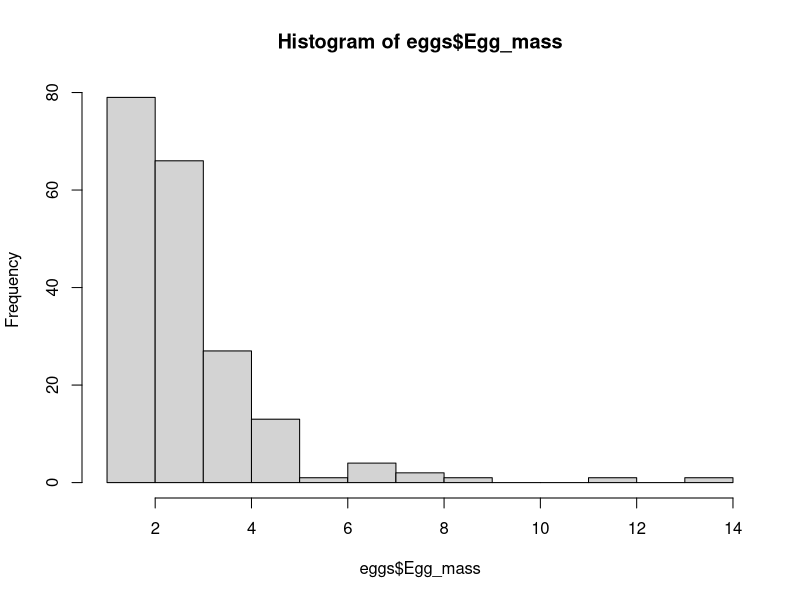
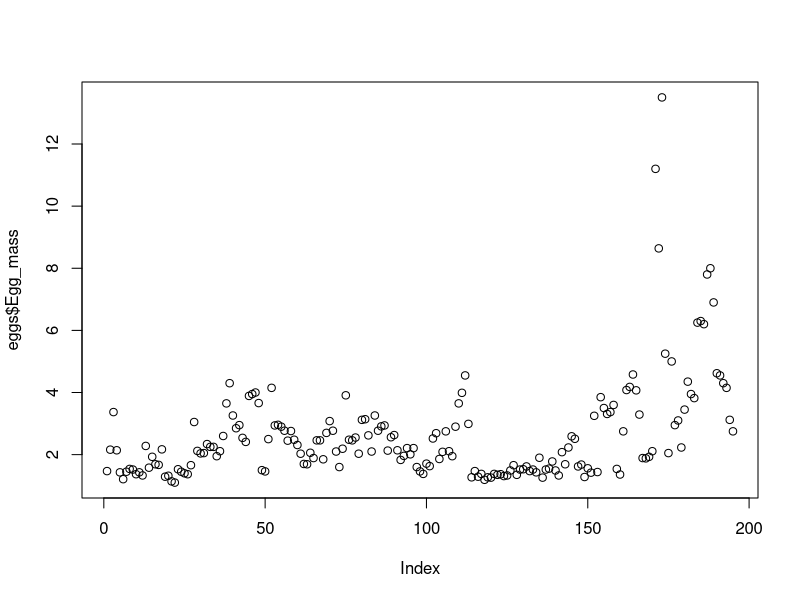
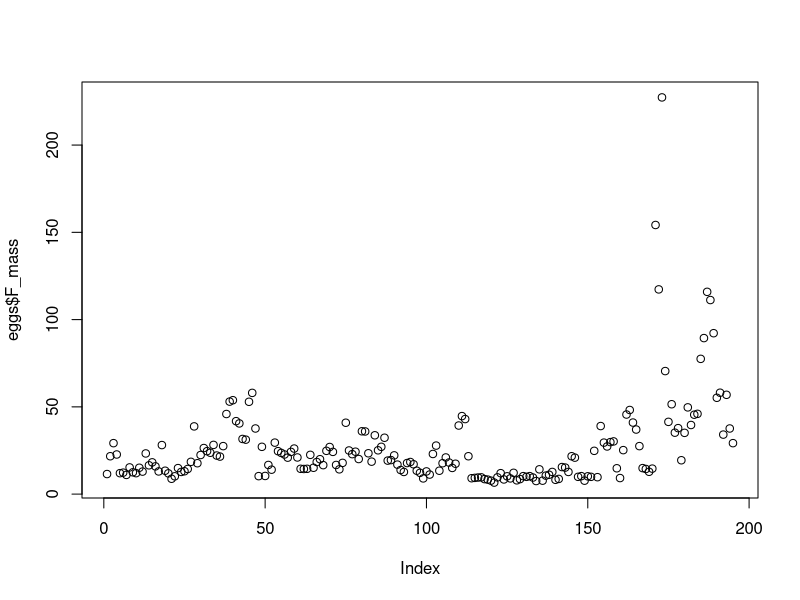
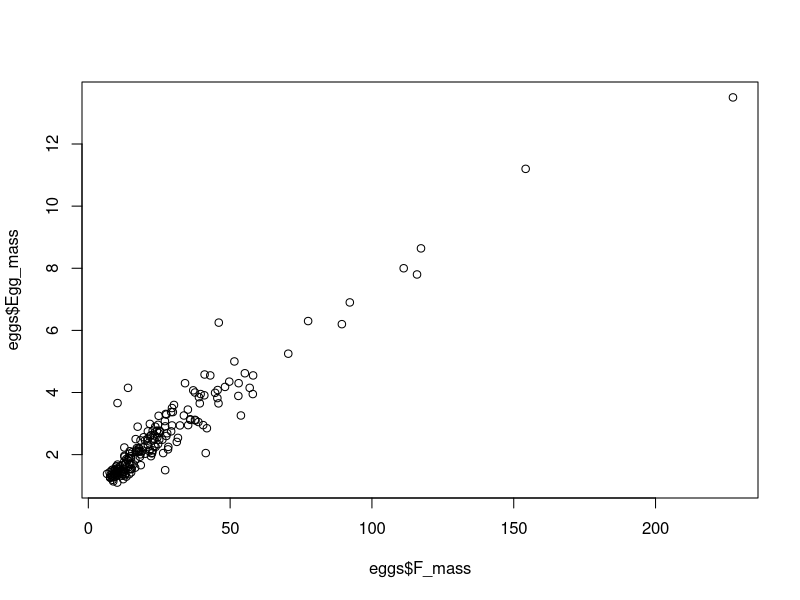
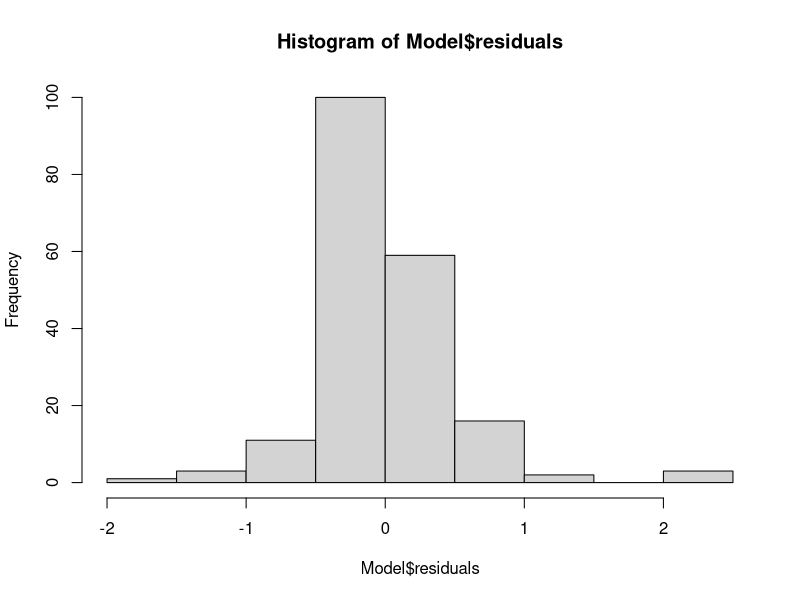
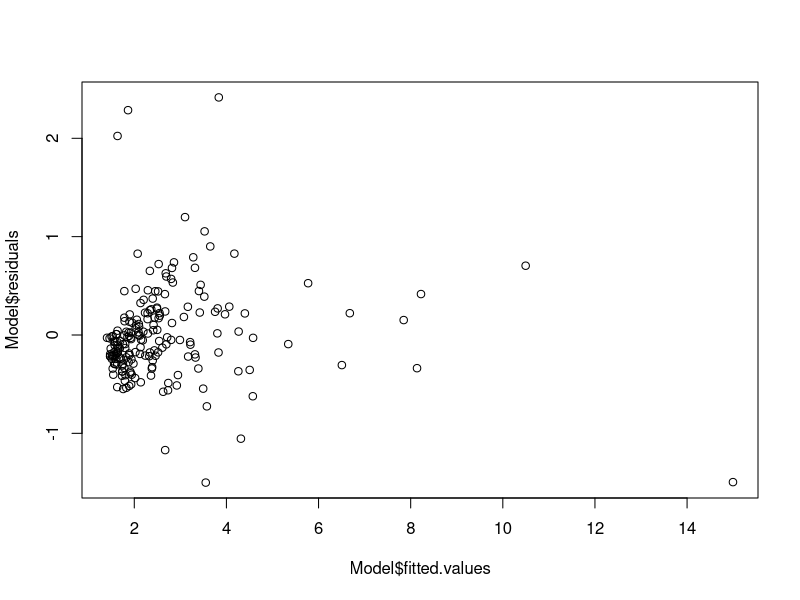
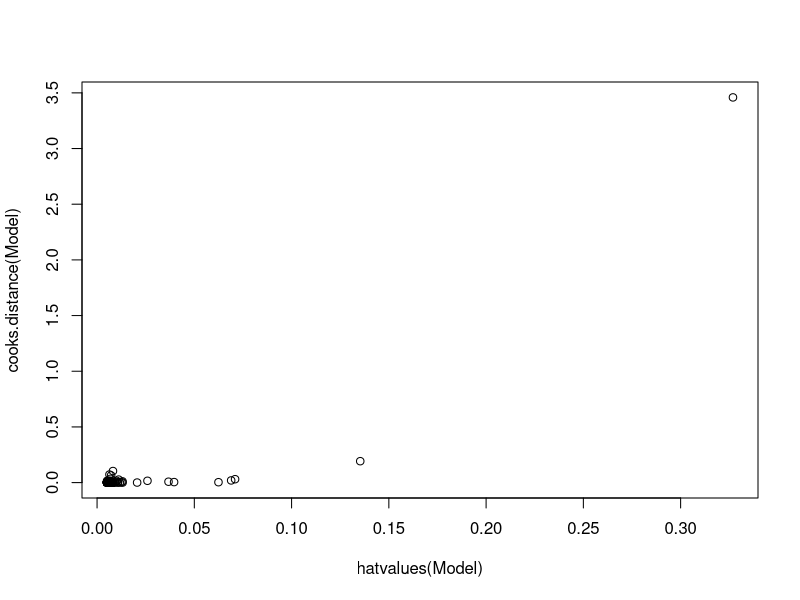
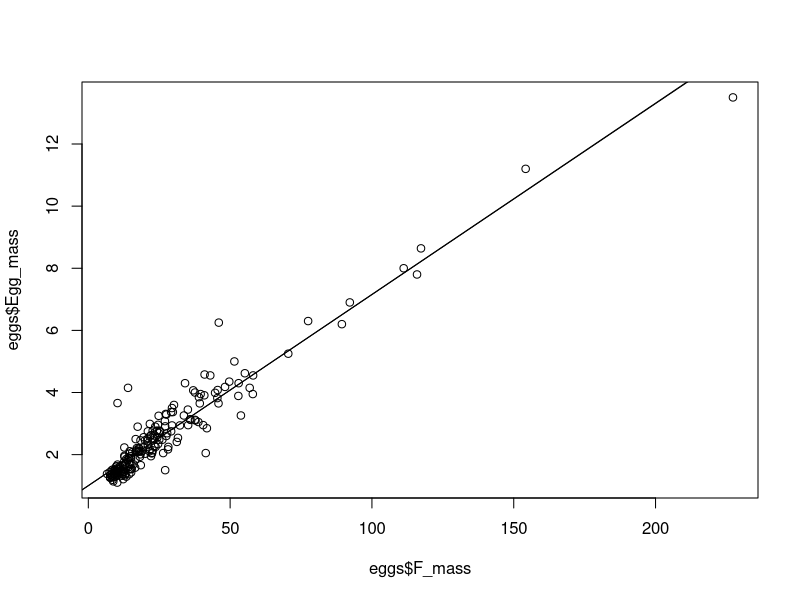

Generate these figures, in order, with R:
## ---- chunk 1
knitr::opts_chunk$set(echo = TRUE)
answer_sheet <- TRUE # Put this to TRUE to generate the workshop sheet with answers, FALSE to generate the worskhop sheet without answers
## ---- chunk 2
#Set working directory to your BI3010 folder using the drop down menu: session > set working directory > choose directory
eggs <- read.table("FinchEggs.txt", header = TRUE)
## ---- chunk 3
# The hypothesis being rather trivial, hypothesis-testing is not particularly helpful here, if not counter-productive (why run a statistical test for something quite so obvious?).  The estimation of the size and shape of the effect is rather more interesting.
## ---- chunk 4
hist(eggs$Egg_mass)
plot(eggs$Egg_mass)
plot(eggs$F_mass)
plot(eggs$Egg_mass ~ eggs$F_mass)
## ---- chunk 5
# Far from normal. Skewed to the right. This is not necessarily a problem for a linear model. Although the response is assumed to come from (= be generated by) a normal process, the mean of that normal distribution may be different between observations and therefore the raw data need not necessarily follow a normal distribution. Only the residuals (raw data – expected mean) are required to be normally distributed. 
## ---- chunk 6
# Graph 2: possibly some outliers near the end of the data set with egg masses >6 g or so (hard to tell without further info)
# Graph 3: possibly some outliers near the end of the data set with female masses >70 g or so (hard to tell without further info)
# Graph 4: the above were not outliers in the (X, Y) space; In fact, if outliers exist the candidates would rather be in some of the <60 g species
## ---- chunk 7
# No to both. 
# The response variable is assumed to come from a normal distribution, around the expected mean. 
# Paradoxically, because the expected mean depends on the covariate(s), we don’t expect the raw response variable to look normally-distributed, until we subtract the expected mean. Subtracting the expected mean (the value predicted by the fitted model for that particular observation) is what residuals of the model do, and that’s why the only reliable way to assess the normality assumption is using the residuals of the model. Therefore, we can only check the normality assumption of a linear model AFTER fitting the model, in the residuals.
# Ideally, we want the covariates to be fairly evenly distributed over their range of values, to avoid having too few data at one end or the other (this would make it difficult to estimate the slope precisely). There is no requirement that covariates are normally distributed in a linear model, unlike the residuals (= the response – model prediction).
 
## ---- chunk 8
# NEEDS CODE?
## ---- chunk 9
# When using aov, we always create an object for our linear model. This is so we can access the residuals, fitted values, etc.
Model <- aov(eggs$Egg_mass ~ eggs$F_mass)
summary(Model)
hist(Model$residuals)
# CODE FOR PROBABILITY PLOT NEEDED?
plot(Model$residuals ~ Model$fitted.values)
plot(cooks.distance(Model) ~ hatvalues(Model))
## ---- chunk 10
# More or less in the middle, but there is too long a tail particularly to the right and to a lesser extent to the left. Not the best of models but still reasonable.
## ---- chunk 11
# Again, more or less but we can spot too many negative residuals for small egg masses (fitted values under and around 2) and slightly too many positive residuals for intermediate egg masses (fitted values between 2 and 4). Not the best of models but still does a good enough job for high-level (not too detailed) inference.
## ---- chunk 12
# Some heterogeneity: a few points seem to have a variance higher than the rest (the worst offenders being those possible outliers we spotted earlier).
# It is not clear if the variance changes with the mean because there are very few observations with a high predicted egg mass value (e.g. species with large body mass). There is some indication that the variance in egg mass for the smallest species is rather smaller than for medium and large species. This is not ideal, especially if we were interested in testing hypotheses (incorrect p-values), but not as much of a concern for approximate estimation of general effect size.

## ---- chunk 13
Model$coefficients
# Intercept: predicted value of the response when the predictor value is zero (here, the model predicts and egg mass of 1.002 g for a female body mass of 0 g – but this is just a hypothetical value: in practice we shouldn’t try to make a prediction for a biologically nonsensical female body mass).
# Slope: size of increment in the response for a unit increment in the covariate. I.e. when female body mass increases by 1 g, egg mass tends to increase by 0.06 g.

## ---- chunk 14
# Egg mass increases (significantly) with female body mass, by about 0.06 g every 1 g increase in body mass.
## ---- chunk 15
# egg_mass = 1 + 0.06*female_body_mass
## ---- chunk 16
# 1 + 0.06*0 = 1 g (biologically nonsensical)
# 1 + 0.06*100 = 7 g
 
## ---- chunk 17
plot(eggs$Egg_mass ~eggs$F_mass)
abline(1.002, 0.0615)
# The values in abline are the intercept and coefficient from the model. You could also use:
abline(Model)
## ---- chunk 18
# Model fit is good overall, with very tight confidence limits (+/- SE). A few outliers poorly fitted (data points 48, 52 and 184). Egg mass tends to be consistently overestimated for the smallest body masses. Model useful approximation as long as not interested in the details, e.g. making very precise predictions for small body masses. This could be an indication that a curved line would fit better. 
